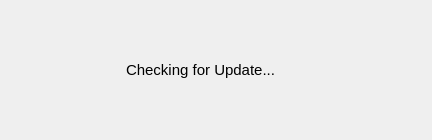
<?xml version="1.0" encoding="UTF-8"?>
<ui version="4.0">
 <class>AppImageUpdaterDialog</class>
 <widget class="QDialog" name="AppImageUpdaterDialog">
  <property name="windowModality">
   <enum>Qt::ApplicationModal</enum>
  </property>
  <property name="geometry">
   <rect>
    <x>0</x>
    <y>0</y>
    <width>432</width>
    <height>126</height>
   </rect>
  </property>
  <property name="windowTitle">
   <string>Updating</string>
  </property>
  <layout class="QGridLayout" name="gridLayout">
   <item row="0" column="0">
    <widget class="QStackedWidget" name="mainStack">
     <property name="currentIndex">
      <number>0</number>
     </property>
     <widget class="QWidget" name="checkForUpdate">
      <layout class="QGridLayout" name="gridLayout_3">
       <item row="0" column="0">
        <layout class="QGridLayout" name="checkForUpdateLayout">
         <item row="0" column="0">
          <widget class="QLabel" name="softwareIcon">
           <property name="minimumSize">
            <size>
             <width>100</width>
             <height>100</height>
            </size>
           </property>
           <property name="maximumSize">
            <size>
             <width>100</width>
             <height>100</height>
            </size>
           </property>
           <property name="text">
            <string/>
           </property>
           <property name="scaledContents">
            <bool>true</bool>
           </property>
          </widget>
         </item>
         <item row="0" column="1">
          <widget class="QLabel" name="checkForUpdateStatusLbl">
           <property name="font">
            <font>
             <pointsize>11</pointsize>
            </font>
           </property>
           <property name="text">
            <string>Checking for Update...</string>
           </property>
          </widget>
         </item>
        </layout>
       </item>
      </layout>
     </widget>
     <widget class="QWidget" name="updating">
      <layout class="QGridLayout" name="gridLayout_4">
       <item row="0" column="0">
        <layout class="QGridLayout" name="updatingLayout">
         <item row="0" column="0" rowspan="3">
          <widget class="QLabel" name="softwareIconOnUpdating">
           <property name="minimumSize">
            <size>
             <width>100</width>
             <height>100</height>
            </size>
           </property>
           <property name="maximumSize">
            <size>
             <width>100</width>
             <height>100</height>
            </size>
           </property>
           <property name="text">
            <string/>
           </property>
           <property name="scaledContents">
            <bool>true</bool>
           </property>
          </widget>
         </item>
         <item row="0" column="1">
          <widget class="QProgressBar" name="progressBar">
           <property name="value">
            <number>0</number>
           </property>
          </widget>
         </item>
         <item row="1" column="1">
          <widget class="QLabel" name="updateSpeedLbl">
           <property name="text">
            <string/>
           </property>
          </widget>
         </item>
         <item row="2" column="1">
          <widget class="QPushButton" name="updateCancelBtn">
           <property name="text">
            <string>Cancel</string>
           </property>
          </widget>
         </item>
        </layout>
       </item>
      </layout>
     </widget>
    </widget>
   </item>
  </layout>
 </widget>
 <resources/>
 <connections/>
</ui>
